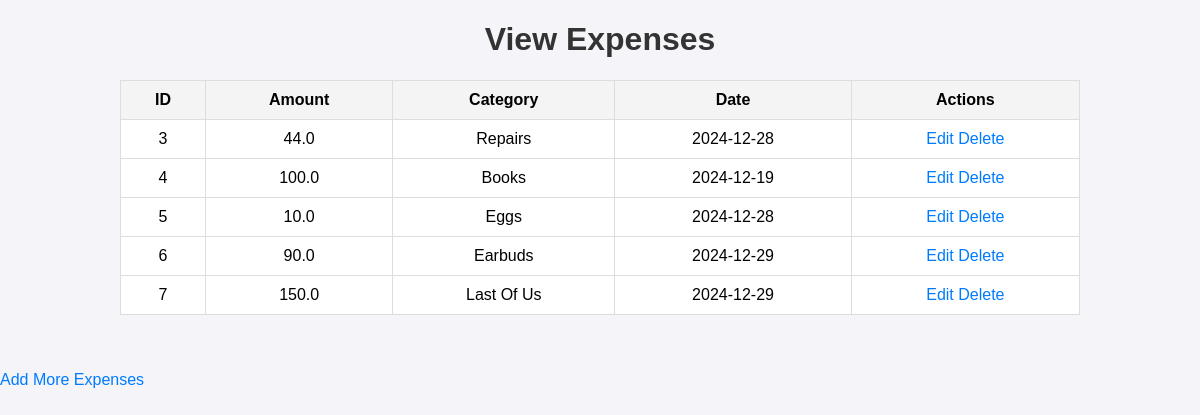
/view, run on the app's committed database.
### tables this page shows
CREATE TABLE Expenses (
        id INTEGER PRIMARY KEY AUTOINCREMENT,
        user_id INTEGER NOT NULL,
        amount REAL NOT NULL,
        category TEXT NOT NULL,
        date TEXT NOT NULL,
        FOREIGN KEY (user_id) REFERENCES Users(id)
    );

### app.py (the view)
@app.route('/view')
def view_expenses():
    db = get_db()
    expenses = db.execute(
        'SELECT * FROM Expenses WHERE user_id = ?',
        (1,)  # Assuming user_id=1 for now
    ).fetchall()
    return render_template('view_expenses.html', expenses=expenses)

### app.py (called while the page is built)
def get_db():
    db = getattr(g, '_database', None)
    if db is None:
        db = g._database = sqlite3.connect(DATABASE)
        db.row_factory = sqlite3.Row  # To return rows as dictionaries
    return db

@app.teardown_appcontext
def close_connection(exception):
    db = getattr(g, '_database', None)
    if db is not None:
        db.close()

### templates/view_expenses.html (shortened to what this page needs)
<!DOCTYPE html>
<html lang="en">
<head>
    <link rel="stylesheet" type="text/css" href="{{ url_for('static', filename='styles.css') }}">
</head>
<body>
    <h1>View Expenses</h1>
    <table border="5">
        <tr>
            <th>ID</th>
            <th>Amount</th>
            <th>Category</th>
            <th>Date</th>
            <th>Actions</th>
        </tr>
        {% for expense in expenses %}
            <tr>
                <td>{{ expense.id }}</td>
                <td>{{ expense.amount }}</td>
                <td>{{ expense.category }}</td>
                <td>{{ expense.date }}</td>
                <td>
                    <a href="{{ url_for('edit_expense' , id=expense.id) }}">Edit</a>
                    <a href="{{ url_for('delete_expense' , id=expense.id) }}" onclick="return confirm('Are you sure you want to delete this expense')">Delete</a>
                </td>
            </tr>
        {% endfor %}
    </table>
    <br><br>
    <a href="{{ url_for('add_expense') }}">Add More Expenses</a><br><br>
</body>
</html>

### static/styles.css (style rules this page uses)
body { font-family: Arial, sans-serif; margin: 0; padding: 0; background-color: #f4f4f9; }
h1 { text-align: center; color: #333; }
table { width: 80%; margin: 20px auto; border-collapse: collapse; background: #fff; }
table , th , td { border: 1px solid #ddd; }
th , td { padding: 10px; text-align: center; }
th { background-color: #f4f4f4; }
a { color: #007bff; text-decoration: none; }

### data on the page
Expenses: id "3", amount "44.0", category "Repairs", date "2024-12-28"
Expenses: id "4", amount "100.0", category "Books", date "2024-12-19"
Expenses: id "5", amount "10.0", category "Eggs", date "2024-12-28"
Expenses: id "6", amount "90.0", category "Earbuds", date "2024-12-29"
Expenses: id "7", amount "150.0", category "Last Of Us", date "2024-12-29"
